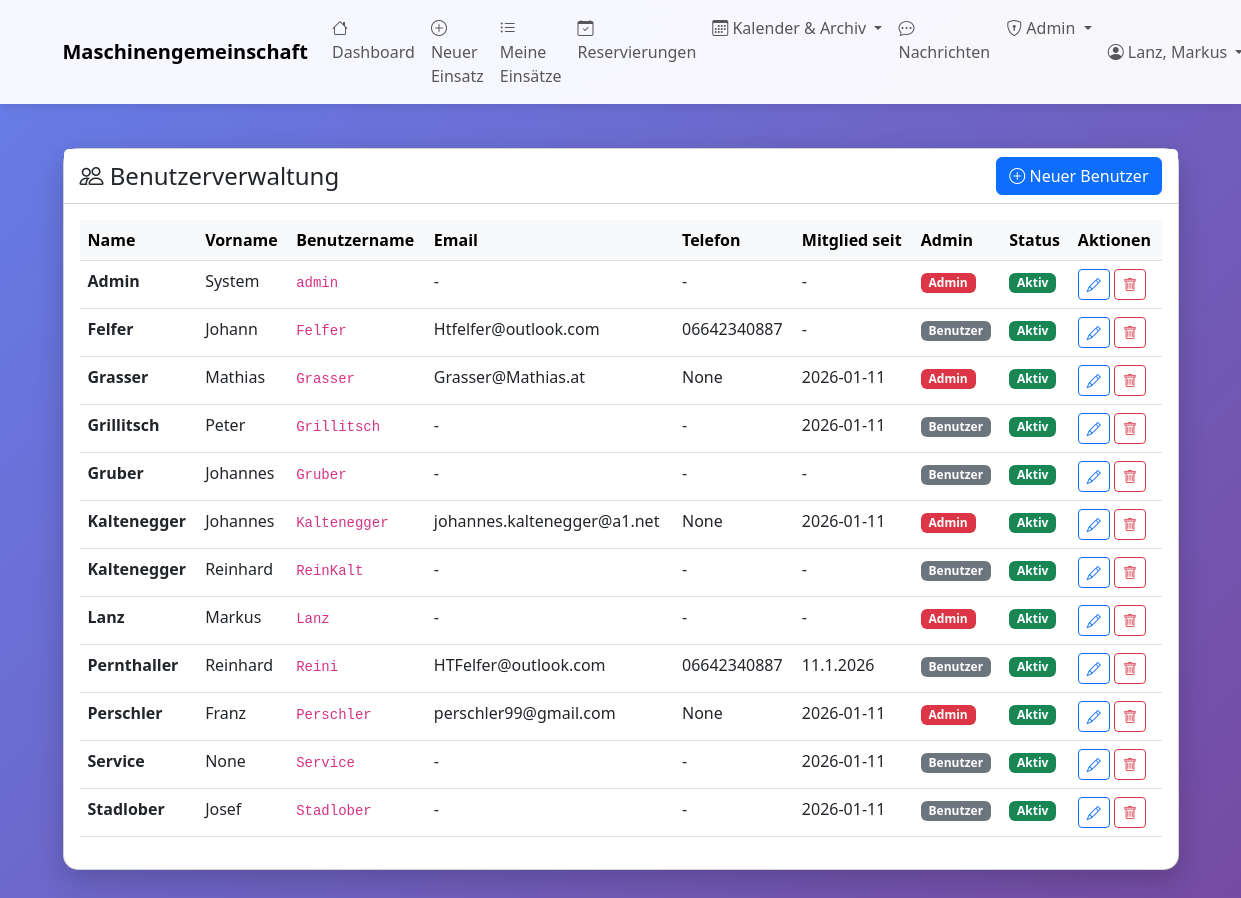
The app's page /admin/benutzer (signed in) with its own data.
### tables this page shows
CREATE TABLE benutzer (
    id INTEGER PRIMARY KEY AUTOINCREMENT,
    name TEXT NOT NULL,
    vorname TEXT,
    username TEXT UNIQUE,
    password_hash TEXT,
    adresse TEXT,
    telefon TEXT,
    email TEXT,
    mitglied_seit DATE,
    aktiv BOOLEAN DEFAULT 1,
    bemerkungen TEXT
, is_admin BOOLEAN DEFAULT 0, treibstoffkosten_preis REAL DEFAULT 1.50, backup_schwellwert INTEGER DEFAULT 50, letzter_treibstoffpreis REAL, admin_level INTEGER DEFAULT 0);

### web_app.py (the view)
@app.route('/admin/benutzer')
@admin_required
def admin_benutzer():
    with MaschinenDBContext(DB_PATH) as db:
        benutzer = db.get_all_benutzer(nur_aktive=False)
    return render_template('admin_benutzer.html', benutzer=benutzer)

### database.py (called while the page is built)
    def connect(self):
        self.connection = sqlite3.connect(self.db_path)
        self.connection.row_factory = sqlite3.Row
        self.cursor = self.connection.cursor()

    def close(self):
        if self.connection:
            self.connection.close()

    def get_all_benutzer(self, nur_aktive: bool = True) -> List[Dict]:
        sql = "SELECT * FROM benutzer"
        if nur_aktive:
            sql += " WHERE aktiv = 1"
        sql += " ORDER BY name, vorname"
        self.cursor.execute(sql)
        return [dict(row) for row in self.cursor.fetchall()]

    def __enter__(self):
        self.connect()
        return self

    def __exit__(self, exc_type, exc_val, exc_tb):
        if exc_type is None:
            self.connection.commit()
        else:
            self.connection.rollback()
        self.close()
        return False

### web_app.py (called while the page is built)
def admin_required(f):
    @wraps(f)
    def decorated_function(*args, **kwargs):
        if 'benutzer_id' not in session:
            flash('Bitte melden Sie sich an.', 'warning')
            return redirect(url_for('login'))
        if not session.get('is_admin'):
            flash('Zugriff verweigert. Administrator-Rechte erforderlich.', 'danger')
            return redirect(url_for('dashboard'))
        return f(*args, **kwargs)
    return decorated_function

### templates/admin_benutzer.html (shortened to what this page needs)
{% extends "base.html" %}
{% block content %}
<div class="row mt-4">
    <div class="col-12">
        <div class="card">
            <div class="card-header bg-white d-flex justify-content-between align-items-center">
                <h4 class="mb-0">
                    <i class="bi bi-people"></i> Benutzerverwaltung
                </h4>
                <a href="{{ url_for('admin_benutzer_neu') }}" class="btn btn-primary">
                    <i class="bi bi-plus-circle"></i> Neuer Benutzer
                </a>
            </div>
            <div class="card-body">
                <div class="table-responsive">
                    <table class="table table-hover">
                        <thead class="table-light">
                            <tr>
                                <th>Name</th>
                                <th>Vorname</th>
                                <th>Benutzername</th>
                                <th>Email</th>
                                <th>Telefon</th>
                                <th>Mitglied seit</th>
                                <th>Admin</th>
                                <th>Status</th>
                                <th>Aktionen</th>
                            </tr>
                        </thead>
                        <tbody>
                            {% for benutzer in benutzer %}
                            <tr>
                                <td><strong>{{ benutzer.name }}</strong></td>
                                <td>{{ benutzer.vorname }}</td>
                                <td>
                                    {% if benutzer.username %}
                                        <code>{{ benutzer.username }}</code>
                                    {% else %}
                                        <span class="text-muted">-</span>
                                    {% endif %}
                                </td>
                                <td>{{ benutzer.email or '-' }}</td>
                                <td>{{ benutzer.telefon or '-' }}</td>
                                <td>{{ benutzer.mitglied_seit or '-' }}</td>
                                <td>
                                    {% if benutzer.is_admin %}
                                        <span class="badge bg-danger">Admin</span>
                                    {% else %}
                                        <span class="badge bg-secondary">Benutzer</span>
                                    {% endif %}
                                </td>
                                <td>
                                    {% if benutzer.aktiv %}
                                        <span class="badge bg-success">Aktiv</span>
                                    {% else %}
                                        <span class="badge bg-secondary">Inaktiv</span>
                                    {% endif %}
                                </td>
                                <td>
                                    <a href="{{ url_for('admin_benutzer_edit', benutzer_id=benutzer.id) }}"
                                       class="btn btn-sm btn-outline-primary" title="Bearbeiten">
                                        <i class="bi bi-pencil"></i>
                                    </a>
                                    <button type="button" class="btn btn-sm btn-outline-danger"
                                            onclick="confirmDelete({{ benutzer.id }}, '{{ benutzer.name }}')" title="Löschen">
                                        <i class="bi bi-trash"></i>
                                    </button>
                                </td>
                            </tr>
                            {% endfor %}
                        </tbody>
                    </table>
                </div>
            </div>
        </div>
    </div>
</div>
{% endblock %}

### templates/base.html (style rules this page uses)
body { min-height: 100vh; background: linear-gradient(135deg, #667eea 0%, #764ba2 100%); }
.card { border-radius: 15px; box-shadow: 0 10px 30px rgba(0,0,0,0.2); }

### records on screen
benutzer: name "Admin", vorname "System", username "admin", email "-", telefon "-", mitglied_seit "-", is_admin "Admin", aktiv "Aktiv"
benutzer: name "Felfer", vorname "Johann", username "Felfer", email "Htfelfer@outlook.com", telefon "06642340887", mitglied_seit "-", is_admin "Benutzer", aktiv "Aktiv"
benutzer: name "Grasser", vorname "Mathias", username "Grasser", email "Grasser@Mathias.at", telefon "None", mitglied_seit "2026-01-11", is_admin "Admin", aktiv "Aktiv"
benutzer: name "Grillitsch", vorname "Peter", username "Grillitsch", email "-", telefon "-", mitglied_seit "2026-01-11", is_admin "Benutzer", aktiv "Aktiv"
benutzer: name "Gruber", vorname "Johannes", username "Gruber", email "-", telefon "-", mitglied_seit "-", is_admin "Benutzer", aktiv "Aktiv"
benutzer: name "Kaltenegger", vorname "Johannes", username "Kaltenegger", email "johannes.kaltenegger@a1.net", telefon "None", mitglied_seit "2026-01-11", is_admin "Admin", aktiv "Aktiv"
benutzer: name "Kaltenegger", vorname "Reinhard", username "ReinKalt", email "-", telefon "-", mitglied_seit "-", is_admin "Benutzer", aktiv "Aktiv"
benutzer: name "Lanz", vorname "Markus", username "Lanz", email "-", telefon "-", mitglied_seit "-", is_admin "Admin", aktiv "Aktiv"
benutzer: name "Pernthaller", vorname "Reinhard", username "Reini", email "HTFelfer@outlook.com", telefon "06642340887", mitglied_seit "11.1.2026", is_admin "Benutzer", aktiv "Aktiv"
benutzer: name "Perschler", vorname "Franz", username "Perschler", email "perschler99@gmail.com", telefon "None", mitglied_seit "2026-01-11", is_admin "Admin", aktiv "Aktiv"
benutzer: name "Service", vorname "None", username "Service", email "-", telefon "-", mitglied_seit "2026-01-11", is_admin "Benutzer", aktiv "Aktiv"
benutzer: name "Stadlober", vorname "Josef", username "Stadlober", email "-", telefon "-", mitglied_seit "2026-01-11", is_admin "Benutzer", aktiv "Aktiv"

### other values on screen
{{ session.get('benutzer_name') }} "Lanz, Markus"
